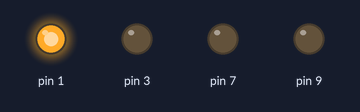
The sketch below on a simulated Arduino Uno, built with avr-gcc and run on an emulated ATmega328P. Parts: output pins drawn as LEDs (lit = HIGH).

Above: at 0.5 s.
At 2.5 s:
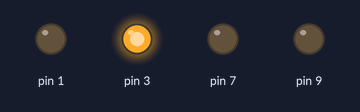
At 4.5 s:
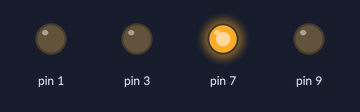
At 6.5 s:
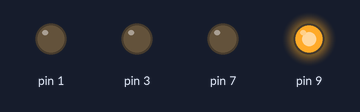
At 9.5 s:
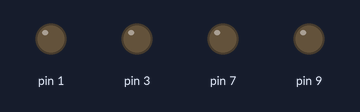
Timing chart, 0 to 10.4 s (numbered marks = the images above):
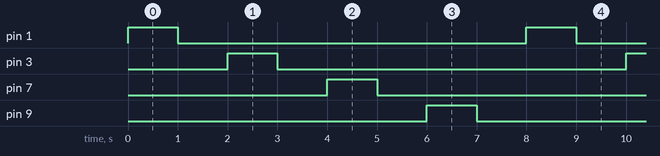

The sketch:

001MultiLED3.ino
```cpp
void setup() {

  pinMode(1, OUTPUT);
  pinMode(3, OUTPUT);
  pinMode(7, OUTPUT);
  pinMode(9, OUTPUT);

   digitalWrite(1, LOW);
   digitalWrite(3, LOW);
   digitalWrite(7, LOW);
   digitalWrite(9, LOW);
}


void loop() {
  digitalWrite(1, HIGH);
  delay(1000);
  digitalWrite(1, LOW);
  delay(1000);
  digitalWrite(3, HIGH);
  delay(1000);
  digitalWrite(3, LOW);
  delay(1000);
  digitalWrite(7, HIGH);
  delay(1000);
  digitalWrite(7, LOW);
  delay(1000);
  digitalWrite(9, HIGH);
  delay(1000);
  digitalWrite(9, LOW);
  delay(1000);
}
```

Measured:
- by itself, pin 1, pin 3, pin 7, pin 9: alternates HIGH for 1.0 s and LOW for 7.0 s
- by itself, everything shown: repeats every 8.0 s, in 8 steps
